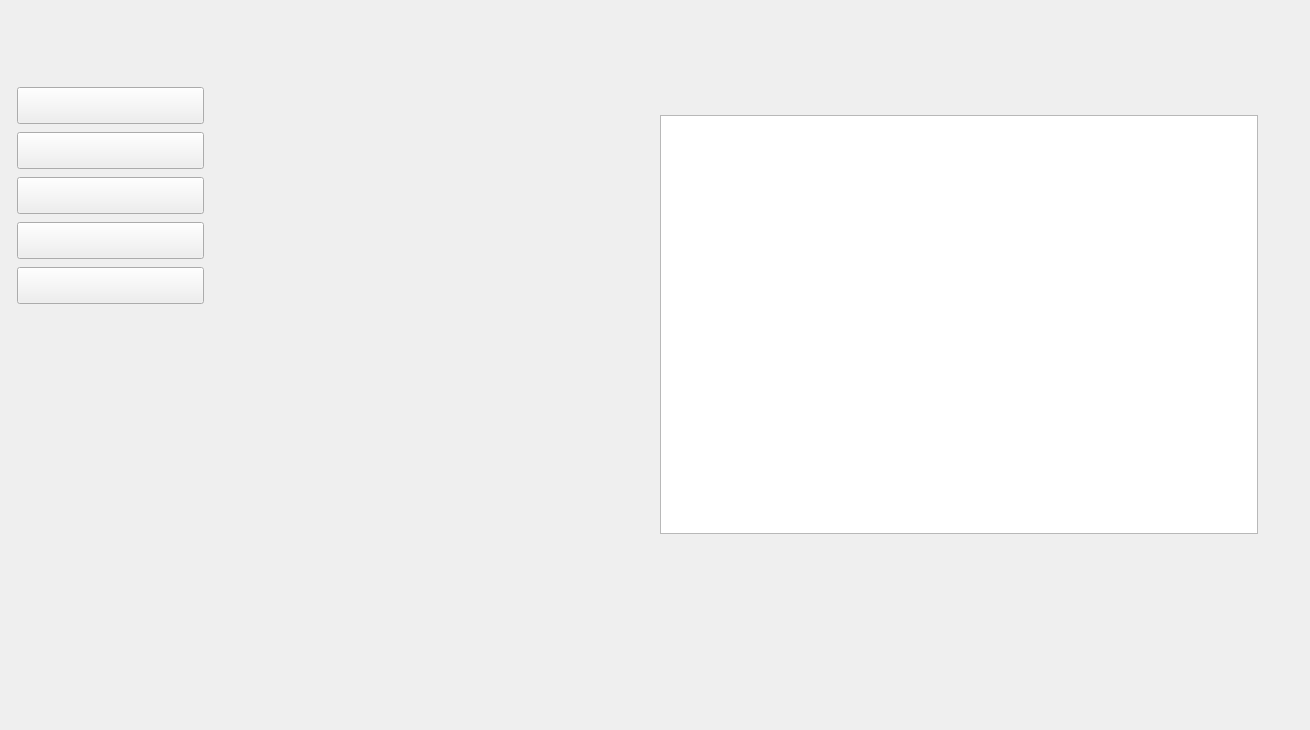
    <widget class="QWidget" name="Artista">
     <widget class="QPushButton" name="BtnAmigoAr">
      <property name="enabled">
       <bool>true</bool>
      </property>
      <property name="geometry">
       <rect>
        <x>17</x>
        <y>177</y>
        <width>187</width>
        <height>37</height>
       </rect>
      </property>
      <property name="styleSheet">
       <string notr="true">background-image: url(:/Imagenes/btnAmigos.png);</string>
      </property>
      <property name="text">
       <string/>
      </property>
     </widget>
     <widget class="QPushButton" name="BtnCancionAr">
      <property name="enabled">
       <bool>true</bool>
      </property>
      <property name="geometry">
       <rect>
        <x>17</x>
        <y>132</y>
        <width>187</width>
        <height>37</height>
       </rect>
      </property>
      <property name="styleSheet">
       <string notr="true">background-image: url(:/Imagenes/btnCanciones.png);</string>
      </property>
      <property name="text">
       <string/>
      </property>
     </widget>
     <widget class="QPushButton" name="BtnArtistaAr">
      <property name="enabled">
       <bool>true</bool>
      </property>
      <property name="geometry">
       <rect>
        <x>17</x>
        <y>267</y>
        <width>187</width>
        <height>37</height>
       </rect>
      </property>
      <property name="styleSheet">
       <string notr="true">background-image: url(:/Imagenes/btnFavoritosF.png);</string>
      </property>
      <property name="text">
       <string/>
      </property>
     </widget>
     <widget class="QPushButton" name="BtnInicioAr">
      <property name="enabled">
       <bool>true</bool>
      </property>
      <property name="geometry">
       <rect>
        <x>17</x>
        <y>87</y>
        <width>187</width>
        <height>37</height>
       </rect>
      </property>
      <property name="styleSheet">
       <string notr="true">background-image: url(:/Imagenes/btnInicio.png);</string>
      </property>
      <property name="text">
       <string/>
      </property>
     </widget>
     <widget class="QPushButton" name="BtnPlaylistAr">
      <property name="enabled">
       <bool>true</bool>
      </property>
      <property name="geometry">
       <rect>
        <x>17</x>
        <y>222</y>
        <width>187</width>
        <height>37</height>
       </rect>
      </property>
      <property name="styleSheet">
       <string notr="true">background-image: url(:/Imagenes/btnPlaylist.png);</string>
      </property>
      <property name="text">
       <string/>
      </property>
     </widget>
     <widget class="QLabel" name="FondoArtista">
      <property name="geometry">
       <rect>
        <x>0</x>
        <y>0</y>
        <width>1301</width>
        <height>721</height>
       </rect>
      </property>
      <property name="styleSheet">
       <string notr="true">background-image: url(:/Imagenes/FondoFavoritos.png);</string>
      </property>
      <property name="text">
       <string/>
      </property>
     </widget>
     <widget class="QPushButton" name="AgregaCancionAr">
      <property name="geometry">
       <rect>
        <x>710</x>
        <y>559</y>
        <width>222</width>
        <height>41</height>
       </rect>
      </property>
      <property name="styleSheet">
       <string notr="true">background-image: url(:/Imagenes/AddSong.png);
color: rgba(255, 255, 255, 0);
border: 3px;</string>
      </property>
      <property name="text">
       <string/>
      </property>
     </widget>
     <widget class="QPushButton" name="EliminCancionAr">
      <property name="geometry">
       <rect>
        <x>985</x>
        <y>559</y>
        <width>223</width>
        <height>41</height>
       </rect>
      </property>
      <property name="styleSheet">
       <string notr="true">background-image: url(:/Imagenes/DeleteSong.png);
color: rgba(255, 255, 255, 0);
border: 3px;</string>
      </property>
      <property name="text">
       <string/>
      </property>
     </widget>
     <widget class="QListWidget" name="MostraListaAr">
      <property name="geometry">
       <rect>
        <x>660</x>
        <y>115</y>
        <width>598</width>
        <height>419</height>
       </rect>
      </property>
      <property name="styleSheet">
       <string notr="true">background-image: url(:/Imagenes/fondolbl.png);
color: rgb(255, 255, 255);
font: 10pt &quot;Arial Rounded MT Bold&quot;;</string>
      </property>
     </widget>
     <zorder>FondoArtista</zorder>
     <zorder>BtnAmigoAr</zorder>
     <zorder>BtnCancionAr</zorder>
     <zorder>BtnArtistaAr</zorder>
     <zorder>BtnInicioAr</zorder>
     <zorder>BtnPlaylistAr</zorder>
     <zorder>AgregaCancionAr</zorder>
     <zorder>EliminCancionAr</zorder>
     <zorder>MostraListaAr</zorder>
    </widget>
